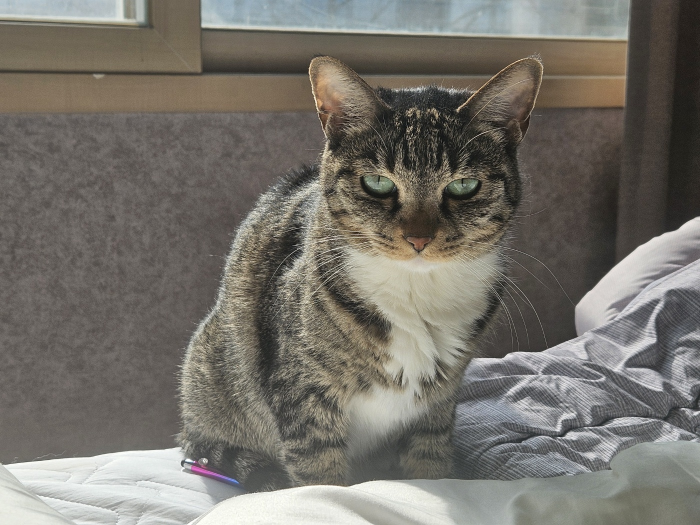
#> input picture ch03/img/cat.jpeg, 1400 x 1050 px, found by its file name (shown at 1/2 size)
$ python pro3-5.py
#> lines starting #> are read from the running program, lines starting #| are printed output that depends on the picture
# 감마 보정 실험하기
import cv2 as cv
import numpy as np

img = cv.imread('ch03/img/cat.jpeg')
#> img is the input picture: shape (1050, 1400, 3); mean B, G, R 107.2, 114.3, 117.9
img = cv.resize(img, dsize=(0,0), fx=0.25, fy=0.25)
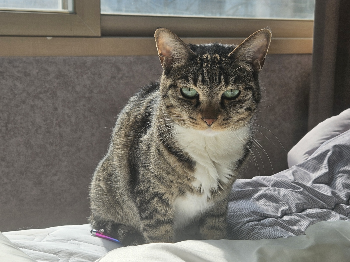
#> img: shape (262, 350, 3); mean B, G, R 107.2, 114.3, 117.9

def gamma(f, gamma=1.0):
#> called with gamma = 0.5
    f1 = f/255.0
    return np.uint8(255*(f1**gamma))
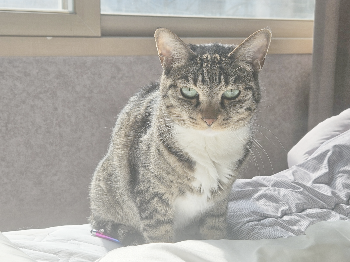
#> returned value: shape (262, 350, 3); mean of channels 0, 1, 2 160.7, 166.5, 169.5; drawn as B, G, R

gc=np.hstack((gamma(img,0.5), gamma(img,0.75), gamma(img,1.0), gamma(img,2.0), gamma(img,3.0)))
#> call 2 of gamma, with gamma = 0.75
#> in gamma (call 2), `return np.uint8(255*(f1**gamma))`:
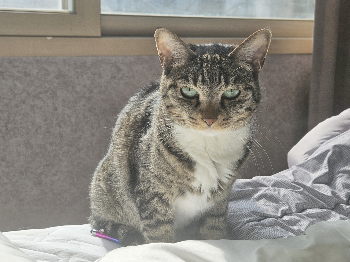
#> returned value: shape (262, 350, 3); mean of channels 0, 1, 2 130.1, 136.9, 140.4; drawn as B, G, R
#> call 4 of gamma, with gamma = 2
#> in gamma (call 4), `return np.uint8(255*(f1**gamma))`:
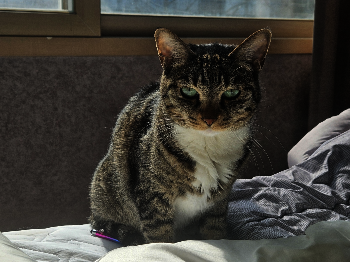
#> returned value: shape (262, 350, 3); mean of channels 0, 1, 2 53.9, 59.9, 62.5; drawn as B, G, R
#> in gamma (call 5), `return np.uint8(255*(f1**gamma))`:
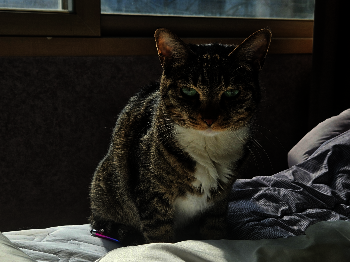
#> returned value: shape (262, 350, 3); mean of channels 0, 1, 2 31.7, 36, 37.4; drawn as B, G, R
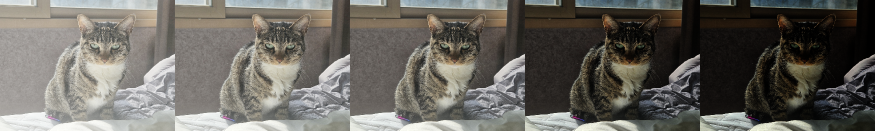
#> gc: shape (262, 1750, 3) (shown at 1/2 size); mean B, G, R 96.7, 102.7, 105.5
cv.imshow('gamma', gc)

cv.waitKey()
cv.destroyAllWindows()

$ run again, with ch03/img/mistyroad.jpg copied over ch03/img/cat.jpeg
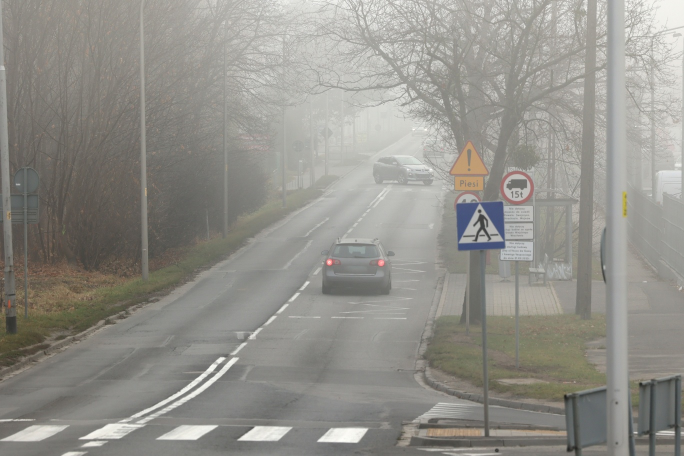
#> input picture ch03/img/mistyroad.jpg, 1368 x 912 px, found by its file name (shown at 1/2 size)
#> img is the input picture: shape (912, 1368, 3); mean B, G, R 138.8, 145, 146.5
#> img: shape (228, 342, 3)
#> in gamma (call 5), `return np.uint8(255*(f1**gamma))`:
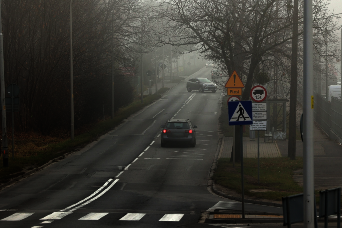
#> returned value: shape (228, 342, 3); mean of channels 0, 1, 2 48.6, 54.2, 55.5; drawn as B, G, R
#> `gc=np.hstack((gamma(img,0.5), gamma(img,0.75), gamma(img,1.0), gamma(i..`:
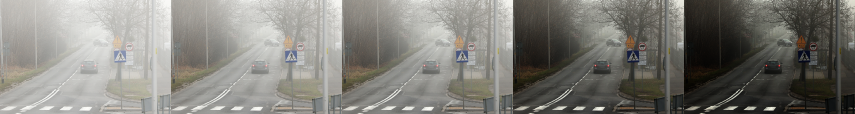
#> gc: shape (228, 1710, 3) (shown at 1/2 size); mean B, G, R 122.8, 128.4, 129.8

$ run again, with ch03/img/rose.png saved as ch03/img/cat.jpeg
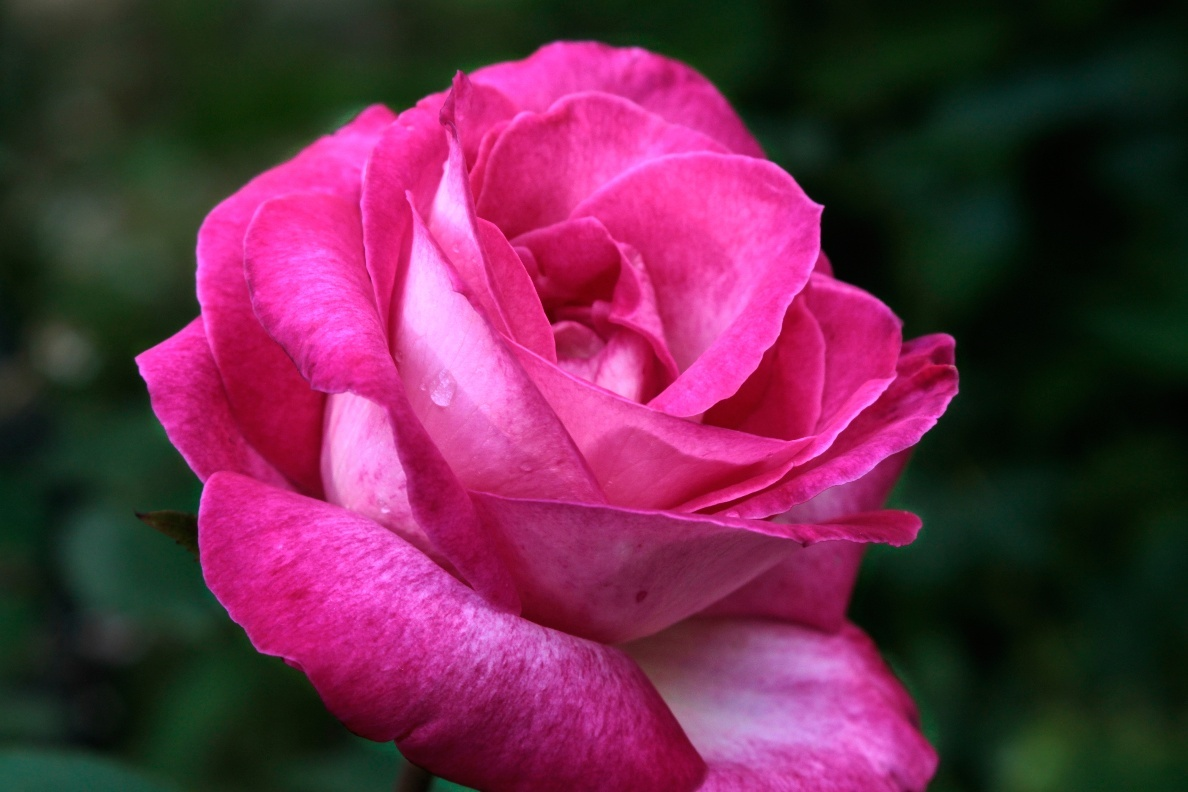
#> input picture ch03/img/rose.png, 1188 x 792 px, found by its file name
#> img is the input picture: shape (792, 1188, 3); mean B, G, R 74.2, 43.7, 103.7
#> img: shape (198, 297, 3)
#> in gamma (call 5), `return np.uint8(255*(f1**gamma))`:
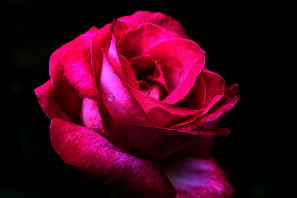
#> returned value: shape (198, 297, 3); mean of channels 0, 1, 2 27.1, 3.3, 65.7; drawn as B, G, R
#> `gc=np.hstack((gamma(img,0.5), gamma(img,0.75), gamma(img,1.0), gamma(i..`:
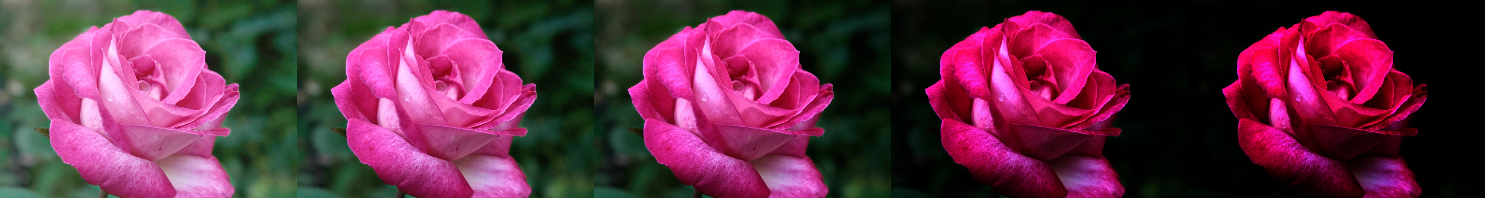
#> gc: shape (198, 1485, 3); mean B, G, R 70.7, 44.3, 100.5
